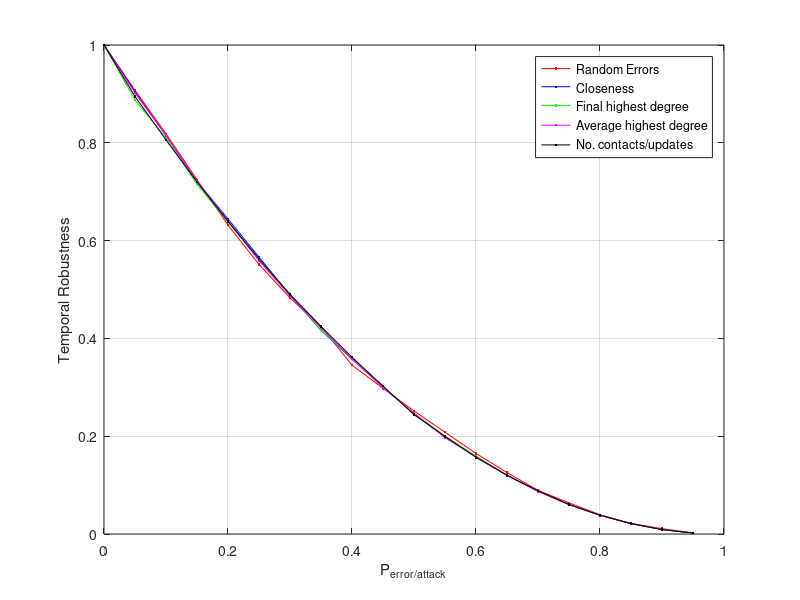

Here is the MATLAB script that generated this plot:
%  read labels and x-y data
load ErdosRenyiTemporalErrors_1000_0100.dat;     %  read data into the my_xy matrix
Prob = ErdosRenyiTemporalErrors_1000_0100(:,2);     %  copy first column of my_xy into x
Err1 = ErdosRenyiTemporalErrors_1000_0100(:,3);     %  and second column into y

load ErdosRenyiTemporalAttack_Closenness_1000_0100.dat;     %  read data into the my_xy matrix
Err2 = ErdosRenyiTemporalAttack_Closenness_1000_0100(:,3);     %  and second column into y

load ErdosRenyiTemporalAttack_FinalHighestDegree_1000_0100.dat;     %  read data into the my_xy matrix
Err3 = ErdosRenyiTemporalAttack_FinalHighestDegree_1000_0100(:,3);     %  and second column into y

load ErdosRenyiTemporalAttack_AverageHighestDegree_1000_0100.dat;     %  read data into the my_xy matrix
Err4 = ErdosRenyiTemporalAttack_AverageHighestDegree_1000_0100(:,3);     %  and second column into y

load ErdosRenyiTemporalAttack_ContactUpdates_1000_0100.dat;     %  read data into the my_xy matrix
Err5 = ErdosRenyiTemporalAttack_ContactUpdates_1000_0100(:,3);     %  and second column into y


plot(Prob,Err1,'r.-',Prob,Err2,'b.-',Prob,Err3,'g.-',Prob,Err4,'m.-',Prob,Err5,'k.-');
xlabel('P_{error/attack}');           % add axis labels and plot title
ylabel('Temporal Robustness');
%axis([0.000075 1.000 0.0 1.000],[0.000075 1.000 0.0 1.000]);
%set(gca,'XGrid','on','YGrid','on');
%set(gca,'gridlinestyle','--')
grid on;
legend('Random Errors','Closeness','Final highest degree','Average highest degree','No. contacts/updates');

%title('Mean monthly precipitation at Portland International Airport');
%plot(Prob,EffSim,'bx-',Prob,EffTheor,'ro-');     %  plot precip vs. month with circles
